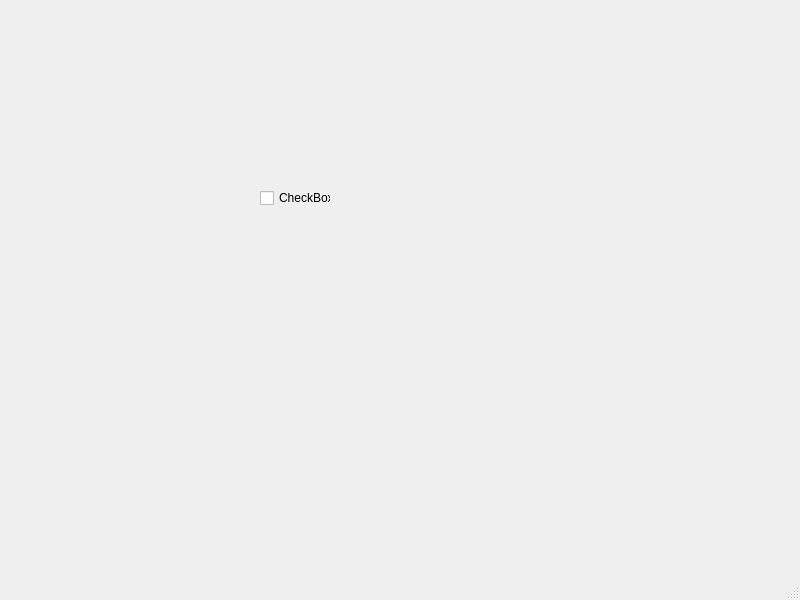
<?xml version="1.0" encoding="UTF-8"?>
<ui version="4.0">
 <class>MainWindow</class>
 <widget class="QMainWindow" name="MainWindow">
  <property name="geometry">
   <rect>
    <x>0</x>
    <y>0</y>
    <width>800</width>
    <height>600</height>
   </rect>
  </property>
  <property name="windowTitle">
   <string>MainWindow</string>
  </property>
  <widget class="QWidget" name="centralwidget">
   <widget class="QCheckBox" name="checkBox">
    <property name="geometry">
     <rect>
      <x>260</x>
      <y>190</y>
      <width>71</width>
      <height>16</height>
     </rect>
    </property>
    <property name="text">
     <string>CheckBox</string>
    </property>
   </widget>
  </widget>
  <widget class="QMenuBar" name="menubar">
   <property name="geometry">
    <rect>
     <x>0</x>
     <y>0</y>
     <width>800</width>
     <height>23</height>
    </rect>
   </property>
  </widget>
  <widget class="QStatusBar" name="statusbar"/>
 </widget>
 <resources/>
 <connections/>
</ui>
